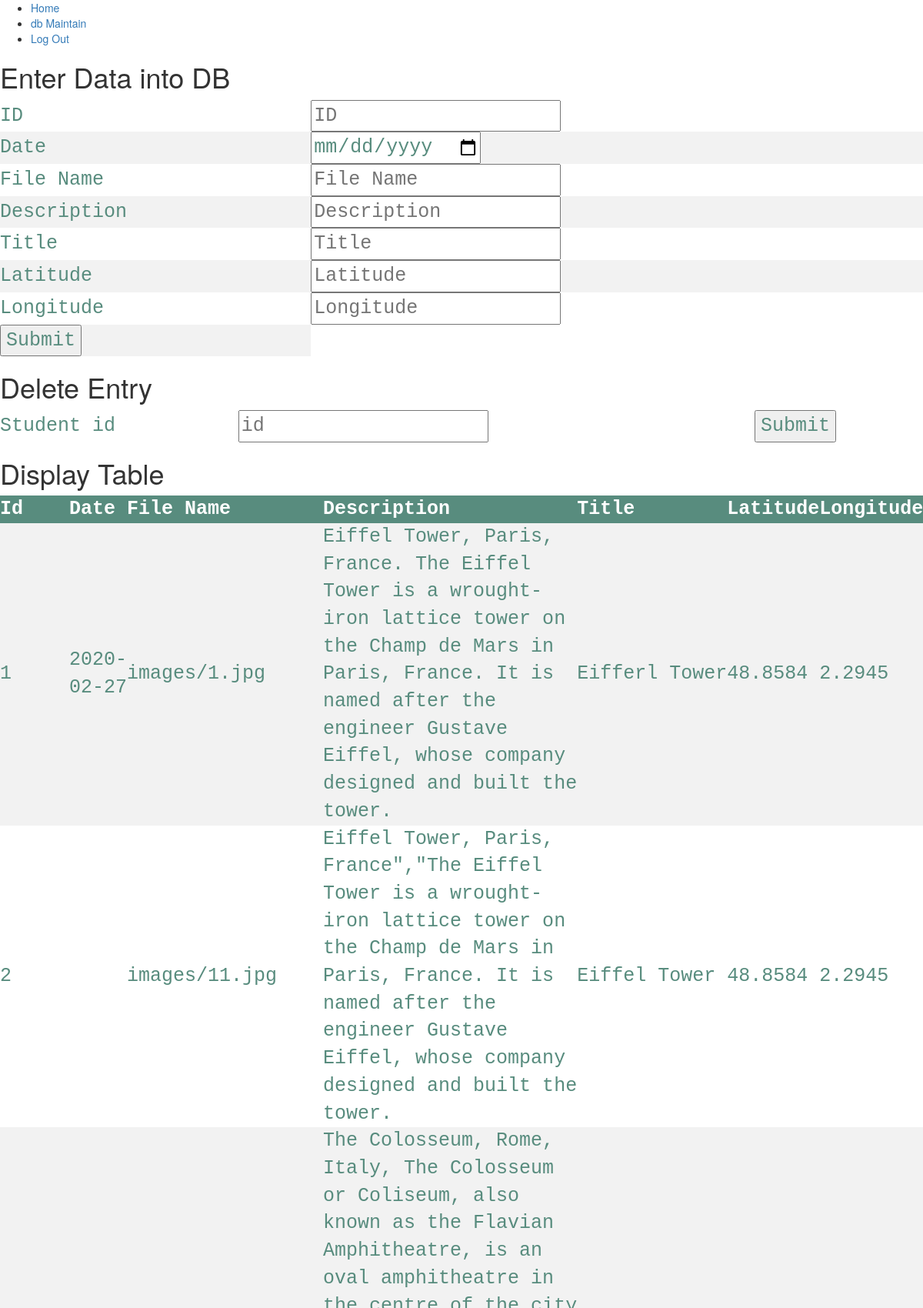
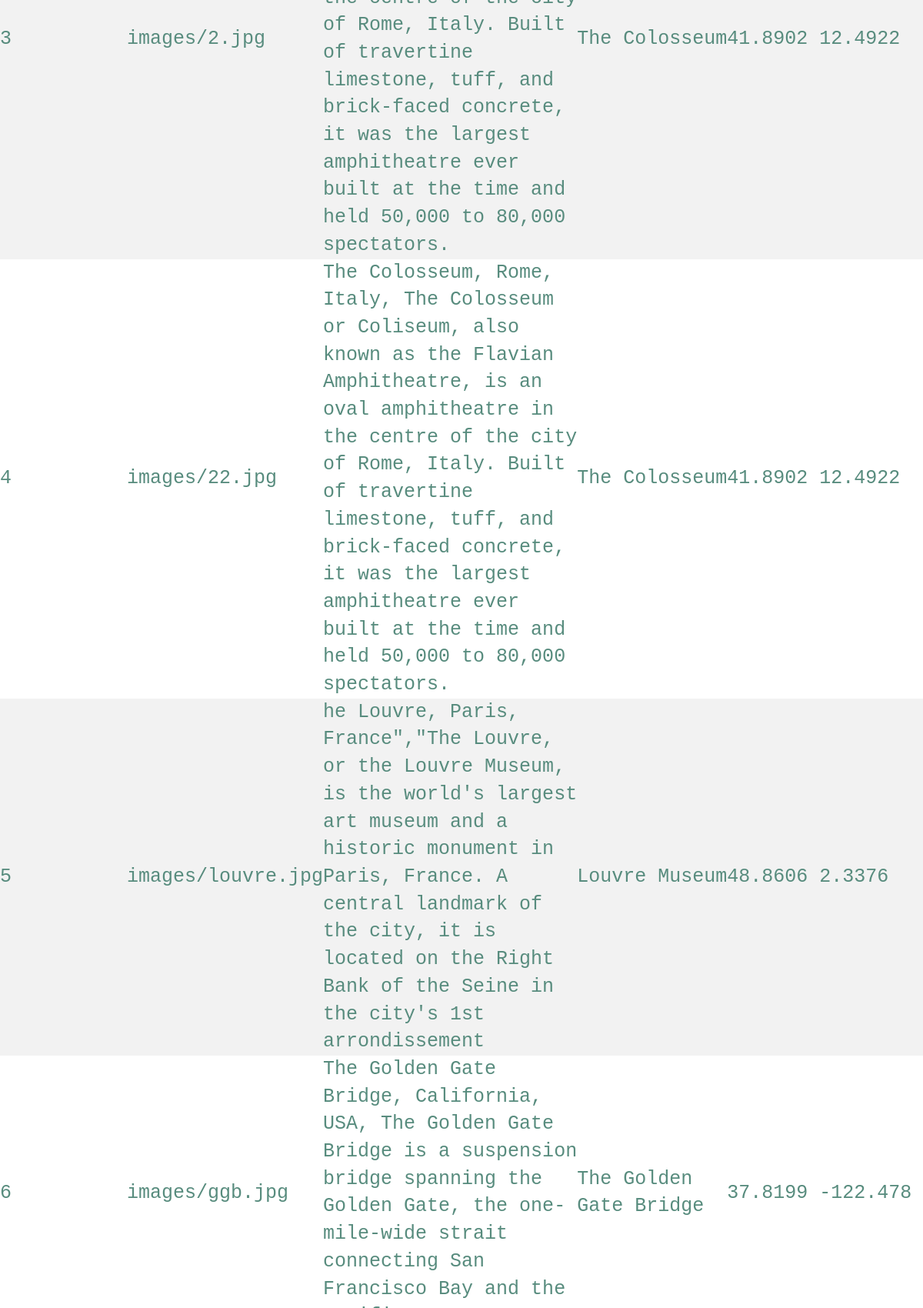
/lab3-Team9.php (upper part), run on the app's committed database (2 pictures, top to bottom).
### tables this page shows
CREATE TABLE `travelphoto` (
  `id` int(11) NOT NULL,
  `date` date DEFAULT NULL,
  `filename` varchar(100) NOT NULL,
  `description` varchar(1000) NOT NULL,
  `title` varchar(100) NOT NULL,
  `latitude` float NOT NULL,
  `longitude` float NOT NULL
);

### lab3-Team9.php (the view, shortened to what this page needs)
<!DOCTYPE html>
<html>
<head>
  <link rel="stylesheet" href="https://maxcdn.bootstrapcdn.com/bootstrap/3.4.1/css/bootstrap.min.css">
</head>
<body>
<nav>
<div class="navCon">
	<ul>
        <li><a class="navLink" href="home.php">Home</a></li>
        <li><a class="navLink" href="lab3-Team9.php">db Maintain</a></li>
        <li><a class="navLink" href="logout-request.php">Log Out</a></li>
	</ul>
</div>
</nav>
<h1>Enter Data into DB </h1>
<form action="lab3.php" method="POST">
	<table>
		<tr>
			<td>ID</td>
			<td>
				<input type="number" placeholder="ID" name="id" >
			</td>
    </tr>
    <tr>
			<td>Date</td>
			<td>
				<input type="date" placeholder="Date" name="date" >
			</td>
		</tr>
		<tr>
			<td>File Name</td>
			<td>
				<input type="text" placeholder="File Name" name="fname" required>
			</td>
		</tr>
		<tr>
			<td> Description </td>
			<td>
				<input type="text" placeholder="Description" name="descr" required>
			</td>
		</tr>
		<tr>
			<td> Title </td>
			<td>
        <input type="text" placeholder="Title" name="title" required>
			</td>
		</tr>
		   <tr>
			<td>Latitude</td>
			<td><input type="number" step="any" placeholder="Latitude" name="lat" required></td>
		   </tr>
    <td>Longitude</td>
			<td><input type="number" step = "any" placeholder="Longitude" name="lon" required></td>
		<tr>
			<td> <input type="submit" value="Submit"></td>
		</tr>
	</table>
</form>
<h1>Delete Entry</h1>
<form action="lab3d.php" method="POST">
<table>
		<tr>
			<td> Student id</td>
			<td>
				<input type="text" placeholder="id" name="id" required>
			</td>
			<td> <input type="submit" value="Submit"></td>
		</tr>
	</table>
</form>
<h1>Display Table</h1>
<table>
<tr>
<th>Id</th>
<th>Date</th>
<th>File Name</th>
<th>Description</th>
<th>Title</th>
<th>Latitude</th>
<th>Longitude</th>
</tr>
<?php
$conn = mysqli_connect("localhost", "root", "", "cps630");
$sql = "SELECT id, date, filename , description, title, latitude, longitude FROM travelPhoto";
$result = $conn->query($sql);
if ($result->num_rows > 0) {
while($row = $result->fetch_assoc()) {
echo "<tr><td>" . $row["id"]. "</td><td>" . $row["date"] . "</td><td>". $row["filename"]. "</td><td>". $row["description"]. "</td><td>". $row["title"]. "</td><td>". $row["latitude"]. "</td><td>".$row["longitude"]."</td></tr>" ;
}
echo "</table>";
} else { echo "0 results"; }
?>
</body>
</html>

### lab3-Team9.php (style rules this page uses)
table { border-collapse: collapse; width: 100%; color: #588c7e; font-family: monospace; font-size: 25px; text-align: left; }
th { background-color: #588c7e; color: white; }
tr:nth-child(even) { background-color: #f2f2f2 }

### data on the page
travelphoto: id "1", date "2020-02-27", filename "images/1.jpg", description "Eiffel Tower, Paris, France. The Eiffel Tower is a wrought-iron lattice tower on the Champ de Mars in Paris, France. It is named after the engineer Gustave Eiffel, whose company designed and built the tower.", title "Eifferl Tower", latitude "48.8584", longitude "2.2945"
travelphoto: id "2", filename "images/11.jpg", description "Eiffel Tower, Paris, France\",\"The Eiffel Tower is a wrought-iron lattice tower on the Champ de Mars in Paris, France. It is named after the engineer Gustave Eiffel, whose company designed and built the tower.", title "Eiffel Tower", latitude "48.8584", longitude "2.2945"
travelphoto: id "3", filename "images/2.jpg", description "The Colosseum, Rome, Italy, The Colosseum or Coliseum, also known as the Flavian Amphitheatre, is an oval amphitheatre in the centre of the city of Rome, Italy. Built of travertine limestone, tuff, and brick-faced concrete, it was the largest amphitheatre ever built at the time and held 50,000 to 80,000 spectators.", title "The Colosseum", latitude "41.8902", longitude "12.4922"
travelphoto: id "4", filename "images/22.jpg", description "The Colosseum, Rome, Italy, The Colosseum or Coliseum, also known as the Flavian Amphitheatre, is an oval amphitheatre in the centre of the city of Rome, Italy. Built of travertine limestone, tuff, and brick-faced concrete, it was the largest amphitheatre ever built at the time and held 50,000 to 80,000 spectators.", title "The Colosseum", latitude "41.8902", longitude "12.4922"
travelphoto: id "5", filename "images/louvre.jpg", description "he Louvre, Paris, France\",\"The Louvre, or the Louvre Museum, is the world's largest art museum and a historic monument in Paris, France. A central landmark of the city, it is located on the Right Bank of the Seine in the city's 1st arrondissement", title "Louvre Museum", latitude "48.8606", longitude "2.3376"
travelphoto: id "6", filename "images/ggb.jpg", title "The Golden Gate Bridge", latitude "37.8199", longitude "-122.478"
